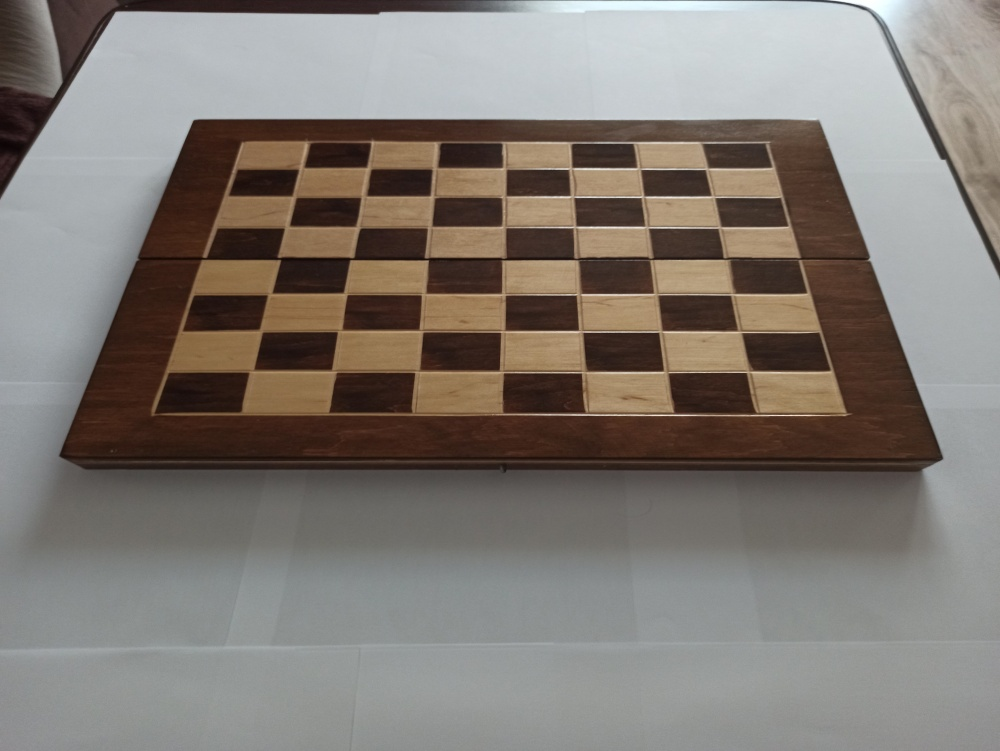
#> input picture Images/Training/resized_board/IMG_20210425_131243.jpg, 1000 x 751 px, found by its file name
$ python processing.py
#> lines starting #> are read from the running program, lines starting #| are printed output that depends on the picture; after the words box and inside, x2 and y2 are one past the last pixel; in counts of white or black regions, pixels touching at a corner belong together
#> further down, img is the input picture: shape (751, 1000, 3); mean B, G, R 115.6, 122, 128.9
from cv2 import cv2
import numpy as np

def remove_background(img, threshold):
#> called with threshold = 60
    gray = cv2.cvtColor(img, cv2.COLOR_BGR2GRAY)
    _, threshed = cv2.threshold(gray, threshold, 255, cv2.THRESH_BINARY_INV)
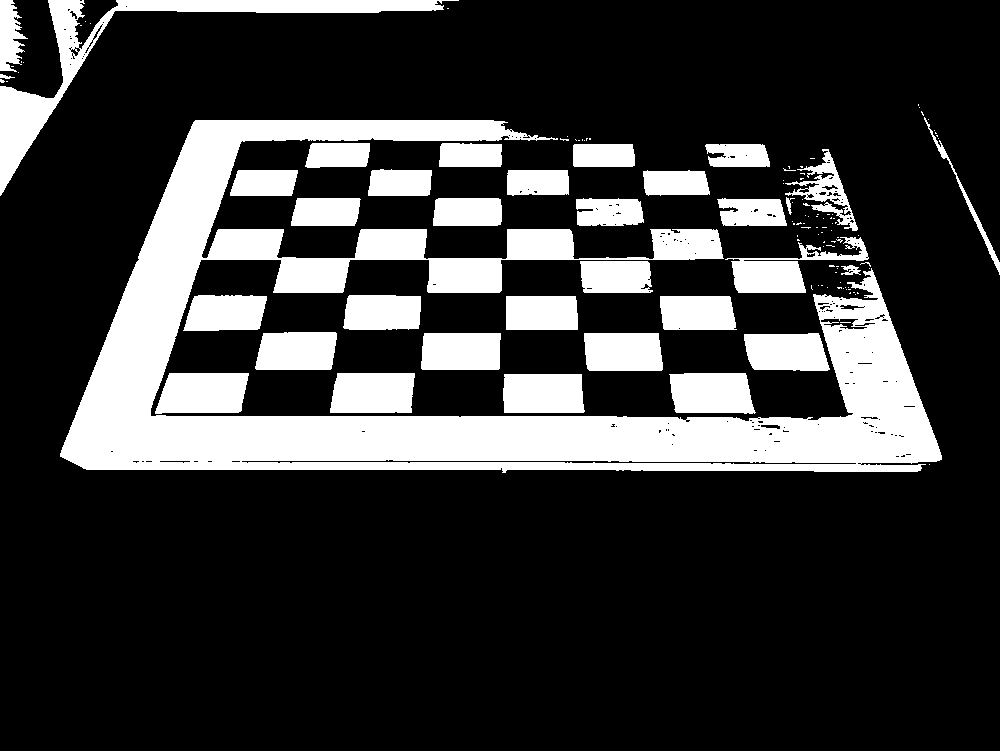
#> threshed: shape (751, 1000); 21.9% white; 124 white regions (90 under 20 px), largest, box (x1, y1, x2, y2) and area: (60, 120, 942, 473) 92755, (0, 0, 459, 196) 9539, (155, 373, 249, 414) 3322

    kernel = cv2.getStructuringElement(cv2.MORPH_ELLIPSE, (11, 11))
    morphed = cv2.morphologyEx(threshed, cv2.MORPH_CLOSE, kernel)
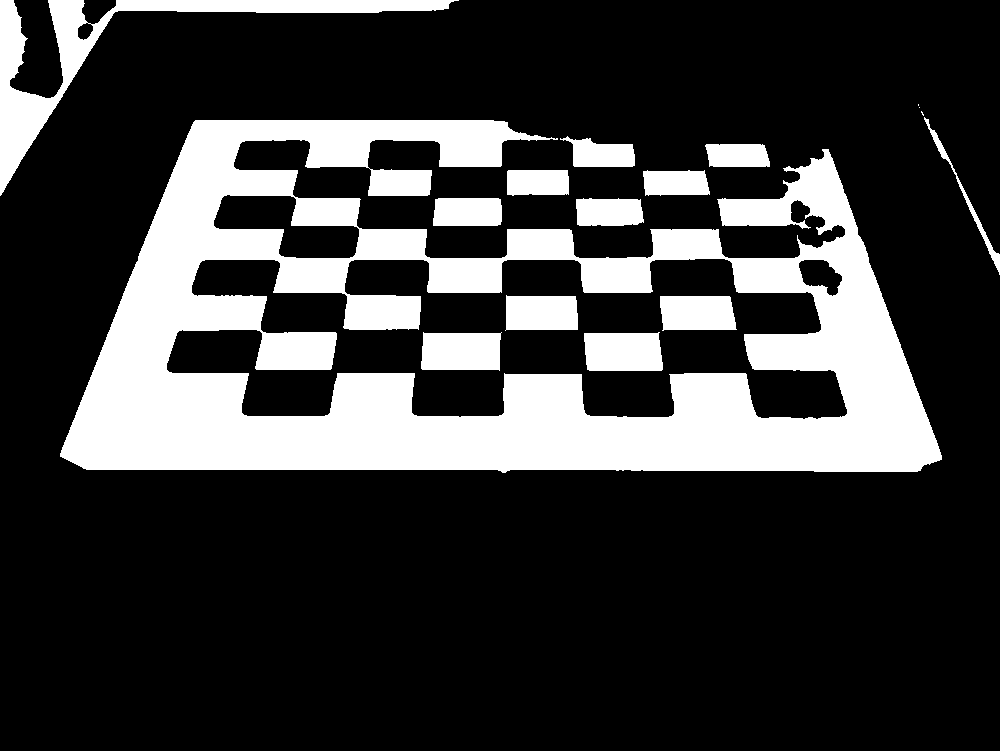
#> morphed: shape (751, 1000); 23.2% white; 16 white regions (3 under 20 px)

    cnts = cv2.findContours(morphed,
                            cv2.RETR_EXTERNAL,
                            cv2.CHAIN_APPROX_SIMPLE)[0]
#> cnts = 12 contours, 3 with area under 20; largest, box (x1, y1, x2, y2) and area: (60, 120, 942, 473) 212096, (0, 0, 459, 196) 11122, (433, 198, 502, 226) 1788, (576, 198, 644, 226) 1652, (507, 170, 569, 196) 1455

    cnt = sorted(cnts, key=cv2.contourArea)[-1]
#> cnt = contour of 997 points, box (x1, y1, x2, y2) (60, 120, 942, 473), area 212096
    x, y, w, h = cv2.boundingRect(cnt)
#> x = 60; y = 120; w = 882; h = 353
    img_copy = img[y: y + h, x: x + w]
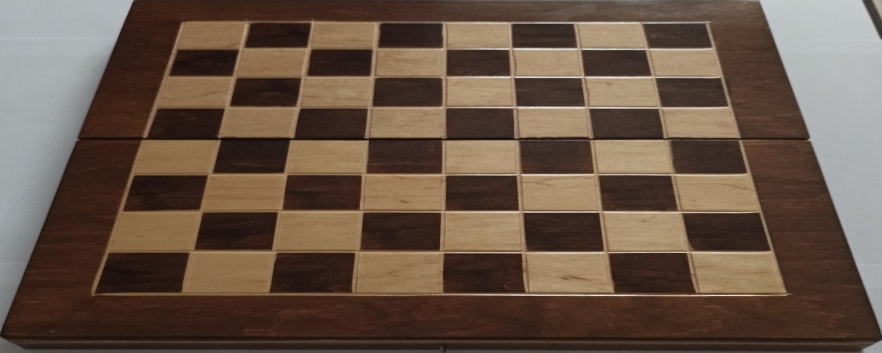
#> img_copy: shape (353, 882, 3); mean B, G, R 70.5, 84.9, 104.1

    return img_copy


path = "../Images/Training/board/IMG_20210425_131243.jpg"

img = cv2.imread(path)

img2 = remove_background(img, threshold=60)
cv2.imshow("img2", img2)
rows, cols = img2.shape[:2]
#> rows = 353; cols = 882
gray = cv2.cvtColor(img2, cv2.COLOR_BGR2GRAY)
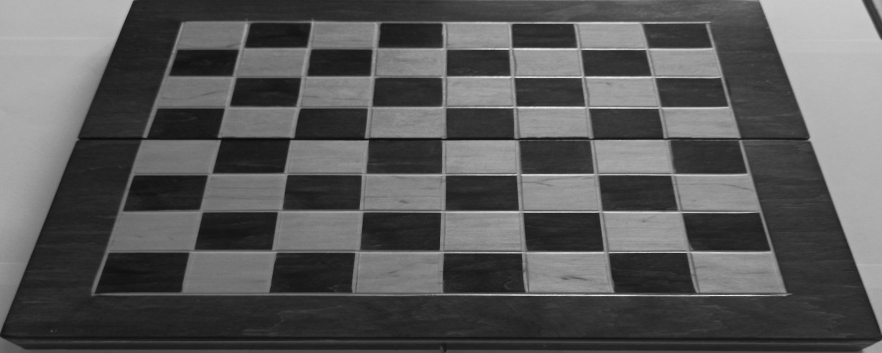
#> gray: shape (353, 882); min 10, max 242, mean 89

edges = cv2.Canny(gray, 100, 200)
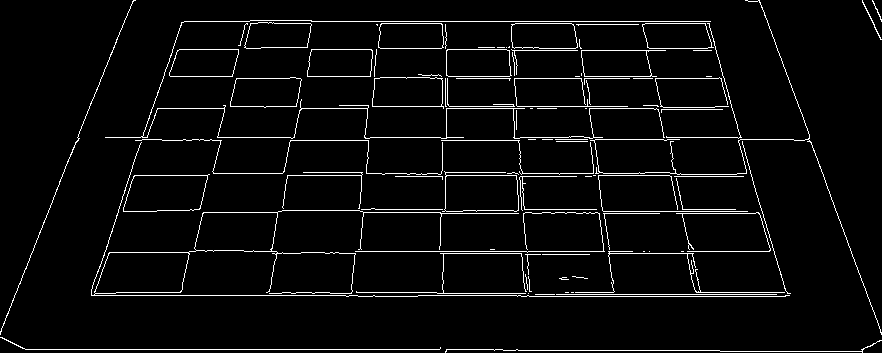
#> edges: shape (353, 882); 4.2% white in thin lines or dots


cnts = cv2.findContours(edges,
                        cv2.RETR_EXTERNAL,
                        cv2.CHAIN_APPROX_SIMPLE)[0]
#> cnts = 89 contours, 74 with area under 20; largest, box (x1, y1, x2, y2) and area: (91, 142, 790, 297) 6297, (123, 174, 210, 212) 2666, (442, 171, 519, 212) 2553, (372, 77, 444, 109) 1978, (230, 77, 302, 108) 1853
cnt = sorted(cnts, key=cv2.contourArea)[-1]
#> cnt = contour of 539 points, box (x1, y1, x2, y2) (91, 142, 790, 297), area 6297
print(cnts[-1][0][0])
#| [133   0]
cv2.drawContours(img2, cnts, -1, (255, 0, 0), 2)
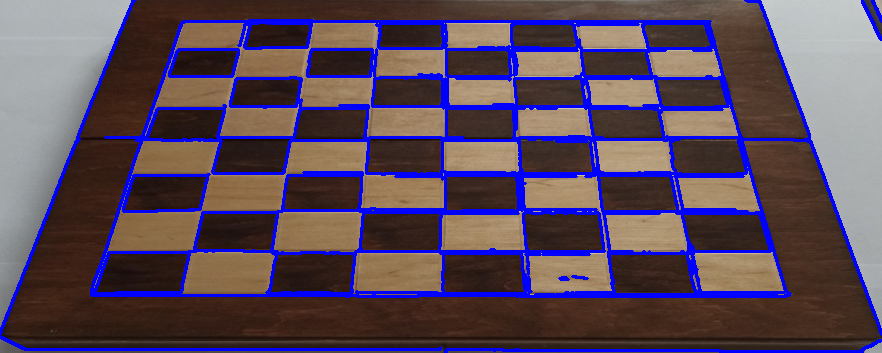
#> img2: shape (353, 882, 3); 12.5% of pixels changed, all inside (x1, y1, x2, y2) = (0, 0, 882, 353)
cv2.imshow("img", img2)

src_points = np.float32([cnts[-1][0][0], cnts[-2][0][0], [0,rows-1], [cols-1,rows-1]])
#> src_points = [[133, 0], [745, 0], [0, 352], [881, 352]]
dst_points = np.float32([[0,0], [cols-1,0],[0,rows-1], [cols-1,rows-1]])
#> dst_points = [[0, 0], [881, 0], [0, 352], [881, 352]]
projective_matrix = cv2.getPerspectiveTransform(src_points, dst_points)
#> projective_matrix = [[1.44, 0.544, -191.5], [0, 1.44, 0], [0, 0.00125, 1]]
img_output = cv2.warpPerspective(img2, projective_matrix, (cols,rows))
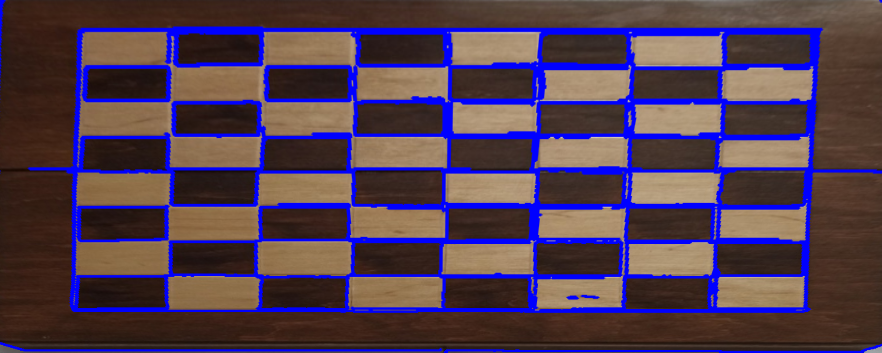
#> img_output: shape (353, 882, 3); mean B, G, R 82.2, 61, 80.7
cv2.imshow("transformed", img_output)

# cv2.imshow("img", img2)
# edges = cv2.Canny(img2, 100, 200)
# cv2.imshow("edges", edges)

cv2.waitKey(0)

$ run again, with Images/Training/resized_board/IMG_20210425_130230.jpg copied over Images/Training/resized_board/IMG_20210425_131243.jpg
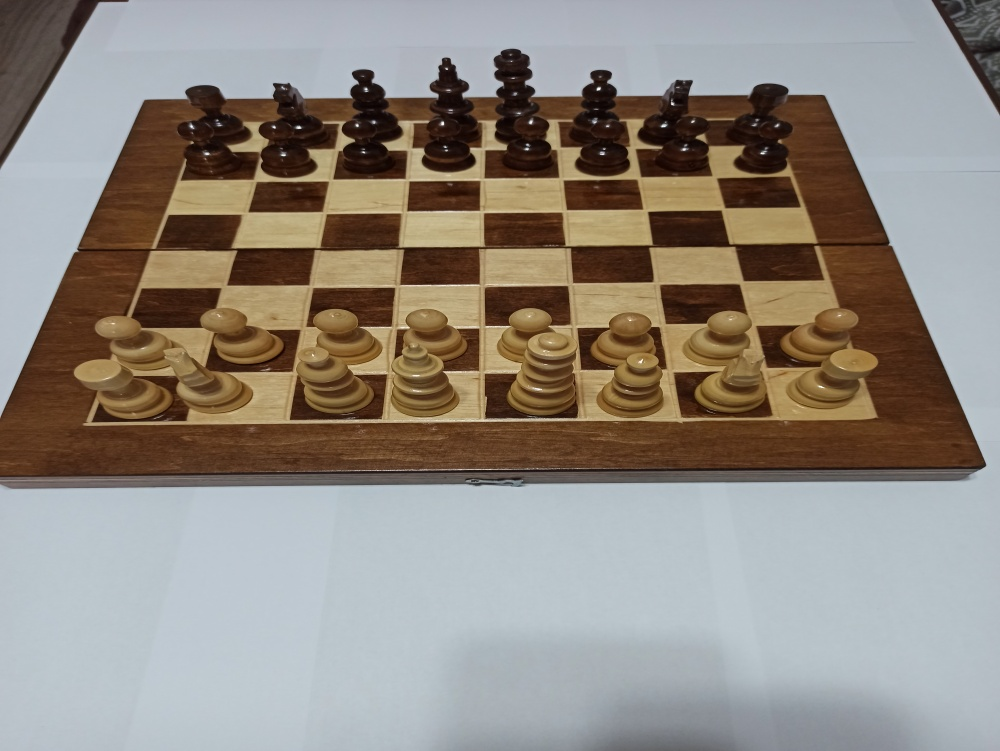
#> input picture Images/Training/resized_board/IMG_20210425_130230.jpg, 1000 x 751 px, found by its file name
#> img is the input picture: shape (751, 1000, 3); mean B, G, R 128.8, 137.3, 144.6
#> threshed: shape (751, 1000); 19.7% white; 862 white regions (742 under 20 px), largest, box (x1, y1, x2, y2) and area: (0, 70, 986, 477) 76645, (485, 49, 558, 178) 5583, (334, 70, 406, 179) 4701
#> morphed: shape (751, 1000); 25.7% white; 57 white regions (36 under 20 px)
#> in remove_background, `cnts = cv2.findContours(morphed, cv2.RETR_EXTERNAL, cv2.CHAIN_APPROX_S..`: cnts = 13 contours, 7 with area under 20; largest, box (x1, y1, x2, y2) and area: (0, 58, 986, 485) 283366, (479, 49, 558, 178) 5956, (932, 0, 1000, 113) 2188, (0, 0, 54, 56) 1327, (0, 0, 127, 164) 1326, (561, 101, 575, 106) 23
#> in remove_background, `cnt = sorted(cnts, key=cv2.contourArea)[-1]`: cnt = contour of 1594 points, box (x1, y1, x2, y2) (0, 58, 986, 485), area 283366
#> x = 0; y = 58; w = 986; h = 427
#> edges: shape (427, 986); 6% white in thin lines or dots
#> `cnts = cv2.findContours(edges, cv2.RETR_EXTERNAL, cv2.CHAIN_APPROX_SIM..`: cnts = 298 contours, 263 with area under 20; largest, box (x1, y1, x2, y2) and area: (126, 230, 301, 315) 7570, (577, 254, 667, 361) 6776, (660, 226, 773, 361) 2836, (717, 118, 801, 151) 2270, (248, 123, 329, 155) 2246
#> `cnt = sorted(cnts, key=cv2.contourArea)[-1]`: cnt = contour of 257 points, box (x1, y1, x2, y2) (126, 230, 301, 315), area 7570
#| [58  0]
#> `cv2.drawContours(img2, cnts, -1, (255, 0, 0), 2)`:
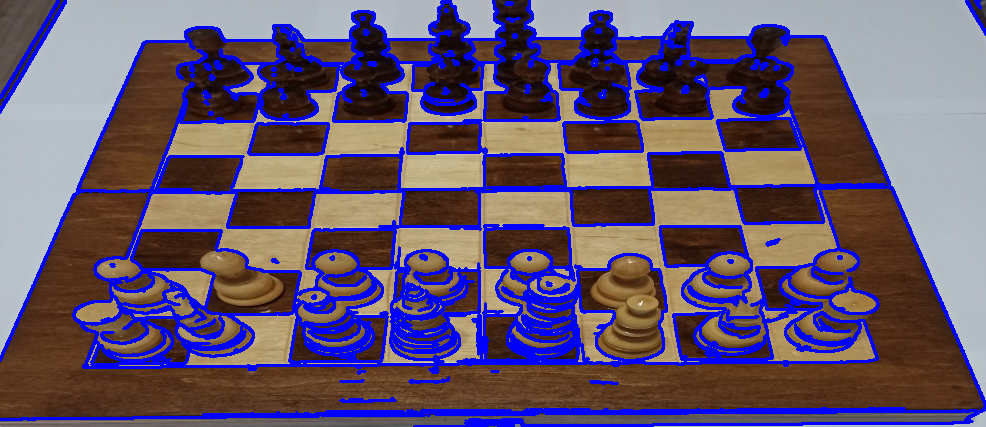
#> img2: shape (427, 986, 3); mean B, G, R 112.3, 84.2, 100.2
#> src_points = [[58, 0], [65, 0], [0, 426], [985, 426]]
#> projective_matrix = [[140.7, 19.16, -8161.4], [7.39e-15, 140.7, 0], [0, 0.328, 1]]
#> `img_output = cv2.warpPerspective(img2, projective_matrix, (cols,rows))`:
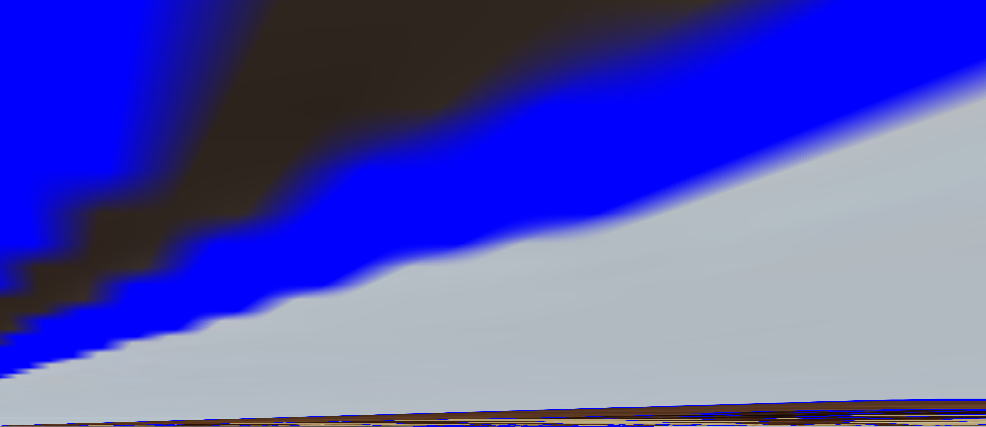
#> img_output: shape (427, 986, 3); mean B, G, R 179.5, 85.2, 84.4

$ run again, with Images/Training/resized_board/IMG_20210425_130236.jpg copied over Images/Training/resized_board/IMG_20210425_131243.jpg
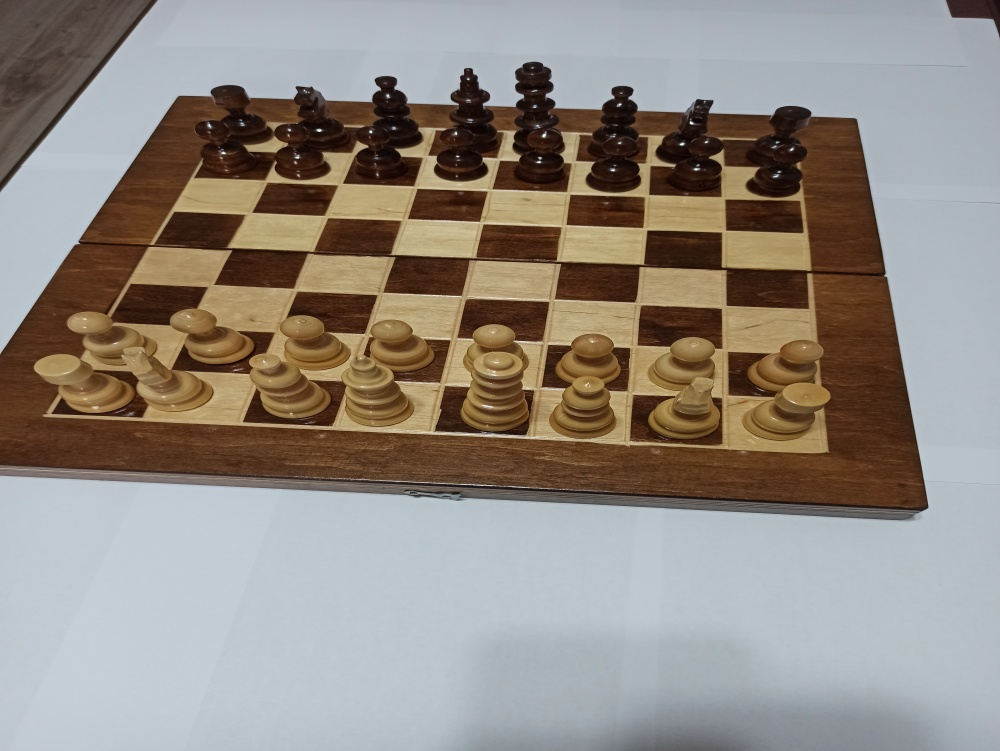
#> input picture Images/Training/resized_board/IMG_20210425_130236.jpg, 1000 x 751 px, found by its file name
#> img is the input picture: shape (751, 1000, 3); mean B, G, R 129.7, 138.1, 145.4
#> threshed: shape (751, 1000); 19.6% white; 941 white regions (840 under 20 px), largest, box (x1, y1, x2, y2) and area: (0, 99, 928, 511) 65253, (81, 76, 422, 240) 18500, (0, 416, 319, 480) 7594
#> morphed: shape (751, 1000); 25.8% white; 62 white regions (43 under 20 px)
#> in remove_background, `cnts = cv2.findContours(morphed, cv2.RETR_EXTERNAL, cv2.CHAIN_APPROX_S..`: cnts = 13 contours, 9 with area under 20; largest, box (x1, y1, x2, y2) and area: (0, 62, 928, 513) 294961, (0, 58, 45, 106) 930, (946, 0, 1000, 35) 872, (0, 0, 156, 190) 870
#> in remove_background, `cnt = sorted(cnts, key=cv2.contourArea)[-1]`: cnt = contour of 1374 points, box (x1, y1, x2, y2) (0, 62, 928, 513), area 294961
#> x = 0; y = 62; w = 928; h = 451
#> edges: shape (451, 928); 6.4% white in thin lines or dots
#> `cnts = cv2.findContours(edges, cv2.RETR_EXTERNAL, cv2.CHAIN_APPROX_SIM..`: cnts = 422 contours, 385 with area under 20; largest, box (x1, y1, x2, y2) and area: (108, 221, 349, 365) 4255, (637, 243, 723, 330) 3043, (279, 229, 378, 298) 2682, (725, 137, 804, 172) 2402, (566, 132, 645, 167) 2323
#> `cnt = sorted(cnts, key=cv2.contourArea)[-1]`: cnt = contour of 698 points, box (x1, y1, x2, y2) (108, 221, 349, 365), area 4255
#| [99  0]
#> `cv2.drawContours(img2, cnts, -1, (255, 0, 0), 2)`:
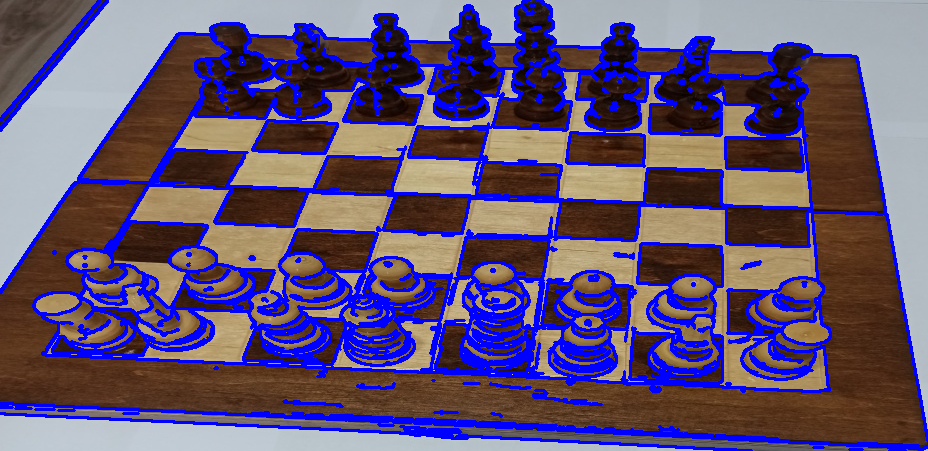
#> img2: shape (451, 928, 3); mean B, G, R 116.8, 82.6, 98.2
#> src_points = [[99, 0], [107, 0], [0, 450], [927, 450]]
#> projective_matrix = [[115.9, 25.49, -11471.6], [0, 115.9, 0], [0, 0.255, 1]]
#> `img_output = cv2.warpPerspective(img2, projective_matrix, (cols,rows))`:
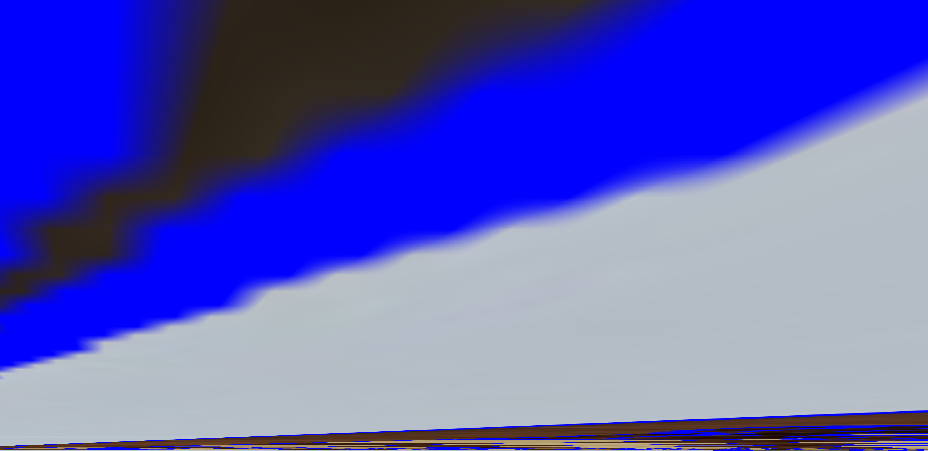
#> img_output: shape (451, 928, 3); mean B, G, R 188, 90.4, 89
